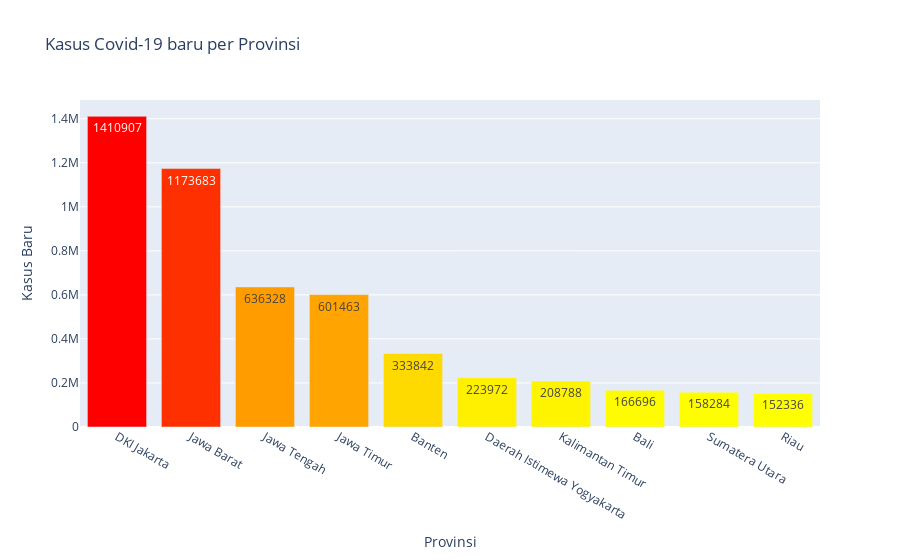

Here is the notebook cell this chart was saved with:
### Code cell
total_new_cases_per_province = df.groupby('Province')['New Cases'].sum().reset_index()
total_new_cases_per_province_sorted = total_new_cases_per_province.sort_values('New Cases', ascending=False)
total_new_cases_per_province_top = total_new_cases_per_province_sorted.head(10)

fig = px.bar(total_new_cases_per_province_top,
             x='Province',
             y='New Cases',
             title='Kasus Covid-19 baru per Provinsi',
             labels={'New Cases':'Kasus Baru','Province':'Provinsi'},
             color='New Cases',
             color_continuous_scale=['yellow','red'],
             text='New Cases')

fig.update_layout(
    coloraxis_showscale=False
)

fig.show()

### Figure 1 — Plotly figure (JSON) as saved in the notebook; plotly's stock layout.template omitted (floating-point values rounded to 4 significant figures)
{"data": [{"alignmentgroup": "True", "hovertemplate": "Provinsi=%{x}<br>Kasus Baru=%{marker.color}<extra></extra>", "legendgroup": "", "marker": {"color": [1410907, 1173683, 636328, 601463, 333842, 223972, 208788, 166696, 158284, 152336], "coloraxis": "coloraxis", "pattern": {"shape": ""}}, "name": "", "offsetgroup": "", "orientation": "v", "showlegend": false, "text": [1410907, 1173683, 636328, 601463, 333842, 223972, 208788, 166696, 158284, 152336], "textposition": "auto", "type": "bar", "x": ["DKI Jakarta", "Jawa Barat", "Jawa Tengah", "Jawa Timur", "Banten", "Daerah Istimewa Yogyakarta", "Kalimantan Timur", "Bali", "Sumatera Utara", "Riau"], "xaxis": "x", "y": [1410907, 1173683, 636328, 601463, 333842, 223972, 208788, 166696, 158284, 152336], "yaxis": "y"}], "layout": {"barmode": "relative", "coloraxis": {"colorbar": {"title": {"text": "Kasus Baru"}}, "colorscale": [[0, "yellow"], [1, "red"]], "showscale": false}, "legend": {"tracegroupgap": 0}, "title": {"text": "Kasus Covid-19 baru per Provinsi"}, "xaxis": {"anchor": "y", "domain": [0, 1], "title": {"text": "Provinsi"}}, "yaxis": {"anchor": "x", "domain": [0, 1], "title": {"text": "Kasus Baru"}}}}
